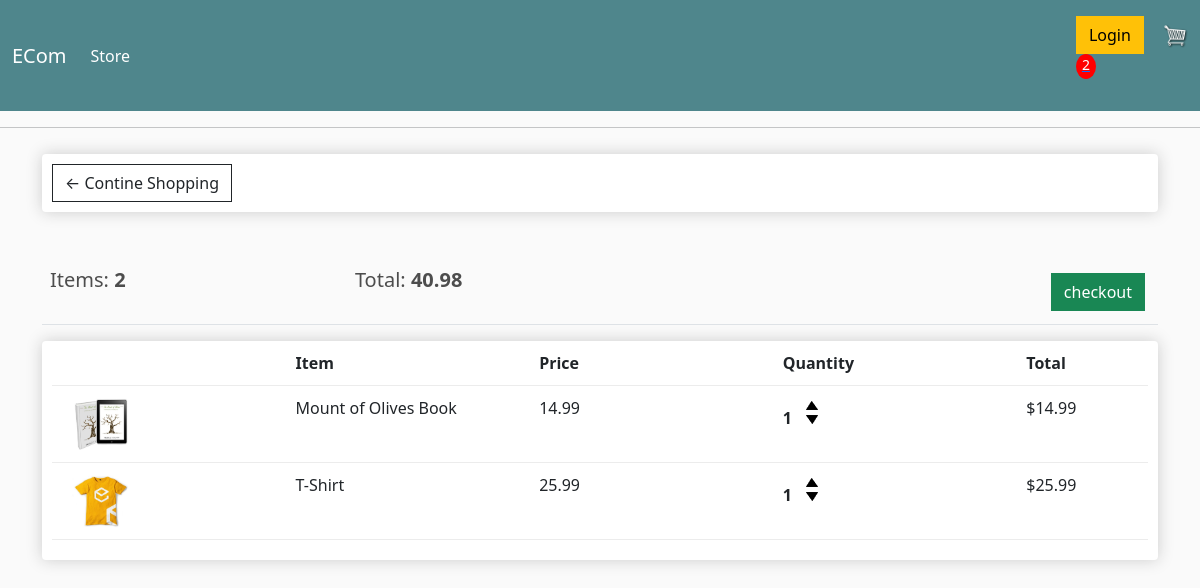
/cart/ (signed in), run on an earlier commit of the app's database.
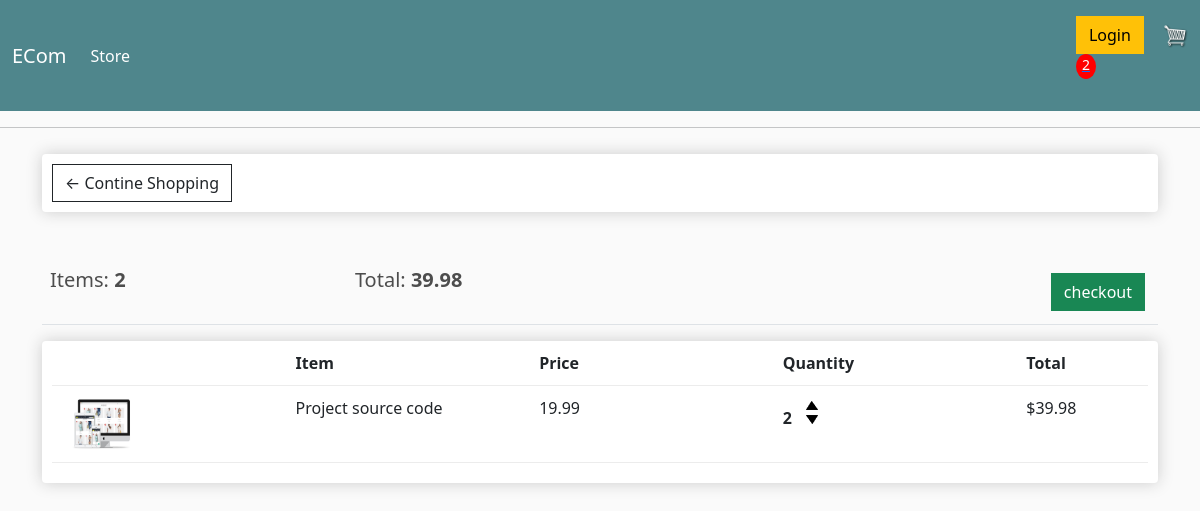
And on a later commit of the database.
### stores/models.py (models this page shows, shortened)
class Order(models.Model):
    customer=models.ForeignKey(Customer,on_delete=models.SET_NULL,null=True,blank=True)
    date_ordered=models.DateTimeField(auto_now_add=True)
    complete=models.BooleanField(default=False)
    transaction_id=models.CharField(max_length=100,null=True)
    @property
    def get_cart_total(self):
        orderitems=self.orderitem_set.all()
        total=sum([item.get_total for item in orderitems])
        return total
    @property
    def get_cart_items(self):
        orderitems=self.orderitem_set.all()
        total=sum([item.quantity for item in orderitems])
        return total

class OrderItem(models.Model):
    product=models.ForeignKey(Product,on_delete=models.SET_NULL,null=True)
    order=models.ForeignKey(Order,on_delete=models.SET_NULL,null=True)
    quantity=models.IntegerField(default=0,null=True,blank=True)
    date_added=models.DateTimeField(auto_now_add=True)
    @property
    def get_total(self):
        total=self.product.price*self.quantity
        return total

class Product(models.Model):
    name=models.CharField(max_length=200)
    price=models.FloatField()
    digital=models.BooleanField(default=False,null=True,blank=True)
    image=models.ImageField(null=True,blank=True)
    @property
    def imageURL(self):
        try:
            url=self.image.url
        except :
            url=''
        return url

### stores/views.py (the view)
# urls.py: path('cart/',views.cart,name='cart'),
def cart(request):
    if request.user.is_authenticated:
        customer=request.user.customer
        order,created=Order.objects.get_or_create(customer,complete=False)
        items=order.orderitem_set.all()
        cartItems=order.get_cart_items
    else:
        items=[]
        order={'get_cart_total':0,
        'get_cart_items':0}
        cartItems=order.get_cart_items
    context={'items':items,'order':order,'cartItems':cartItems,'shipping':False}
    return render(request,'store/cart.html',context=context)

### stores/templates/store/cart.html
{% extends 'store/main.html' %}
{% load static %}
{% block content %}
<div class="row">
    <div class="col-lg-12">
        <div class="box-element">
         <a class='btn btn-outline-dark' href="{% url 'stores:store' %}"> &#8592; Contine Shopping</a>
        </div>
        <br>
        <br>
        <table class="table">
        <tr>
        <th><h5>Items: <strong>{{order.get_cart_items}}</strong></h5></th>
        <th><h5>Total: <strong> {{order.get_cart_total|floatformat:2}}</strong></h5></th>
        <th>
        <a href="{% url 'stores:checkout' %}" style='float:right;margin:5px' class="btn btn-success">
        checkout
        </a>
        </th>
        </tr>
        </table>
        <div class="box-element">
        <div class="cart-row">
            <div style='flex:2' class=""></div>
            <div style='flex:2' class=""><strong>Item</strong></div>
            <div style='flex:2' class=""><strong>Price</strong></div>
            <div style='flex:2' class=""><strong>Quantity</strong></div>
            <div style='flex:1' class=""><strong>Total</strong></div>
        </div>
        {% for item  in items %}
            <div class="cart-row">
            <div style='flex:2' class=""><img class='row-image' src="{{item.product.imageURL}}" alt=""></div>
            <div style='flex:2' class="">{{item.product.name}}</div>
            <div style='flex:2' class="">{{item.product.price|floatformat:2}}</div>
            <div style='flex:2' class="">
                <p class="quantity">{{item.quantity}}</p>
                <div class="quantity">
                <img src="{% static 'images/arrow-up.png'%}" data-action='add' data-product={{item.product.id}} alt="" class="chg-quantity update-cart">
                <img src="{% static 'images/arrow-down.png'%}" data-action='remove' data-product={{item.product.id}} alt="" class="chg-quantity update-cart">
                </div>
            </div>
            <div style='flex:1' class="">${{item.get_total}}</div>
        </div>
        {% endfor %}
        </div>
    </div>
</div>
{% endblock content %}

### stores/templates/store/main.html (shortened to what this page needs)
<!DOCTYPE html> {%load static%}
<html lang="en">
<head>
    <link href="https://cdn.jsdelivr.net/npm/bootstrap@5.0.0-beta1/dist/css/bootstrap.min.css" rel="stylesheet">
    <link rel="stylesheet" href="{%static 'css/main.css'%}">
</head>
<body>
    <nav class="navbar navbar-expand-lg navbar-dark bg-dark">
        <div class="container-fluid">
            <a class="navbar-brand" href="{%url 'stores:store'%}">ECom</a>
            <div class="collapse navbar-collapse" id="navbarSupportedContent">
                <ul class="navbar-nav me-auto mb-2 mb-lg-0">
                    <li class="nav-item">
                        <a class="nav-link active" aria-current="page" href="#">Store</a>
                    </li>
                </ul>
                <div class="form-line my-2 my-lg-8">
                    <a href="#" class="btn btn-warning">Login</a>
                    <a href="{% url 'stores:cart' %}">
                        <img src="{% static 'images/cart.png'%}" alt="" id="cart-icon">
                        <p id="cart-total">
                            {{cartItems}}
                        </p>
                    </a>
                </div>
            </div>
        </div>
    </nav>
    <hr>
    <div class="container">
        {% block content %} {% endblock content %}
    </div>
</body>
</html>

### static/css/main.css (style rules this page uses)
body { background-color: hsl(0, 0%, 98%); }
h1, h2, h3, h4, h5, h6 { color: hsl(0, 0%, 30%); }
.box-element { box-shadow: hsl(0, 0%, 80%) 0 0 16px; background-color: #fff; border-radius: 4px; padding: 10px; }
.bg-dark { background-color: #4f868c!important; }
#cart-icon { width: 25px; display: inline-block; margin-left: 15px; }
#cart-total { display: block; text-align: center; color: #fff; background-color: red; width: 20px; height: 25px; border-radius: 50%; font-size: 14px; }
.col-lg-4, .col-lg-6, .col-lg-8, .col-lg-12 { margin-top: 10px; }
.btn { border-radius: 0; }
.row-image { width: 100px; }
.cart-row { display: flex; align-items: flex-stretch; padding-bottom: 10px; margin-bottom: 10px; border-bottom: 1px solid #ececec; }
.quantity { display: inline-block; font-weight: 700; padding-right: 10px; }
.chg-quantity { width: 12px; cursor: pointer; display: block; margin-top: 5px; transition: .1s; }

What changed in the data, as far as the page shows it:
removed OrderItem: product.imageURL (picture), product.name "Mount of Olives Book", product.price "14.99", quantity "1", get_total "14.99"
removed OrderItem: product.imageURL (picture), product.name "T-Shirt", product.price "25.99", quantity "1", get_total "25.99"
computed for Order: get_cart_total "40.98" → "39.98"
added OrderItem: product.imageURL (picture), product.name "Project source code", product.price "19.99", quantity "2", get_total "39.98"
